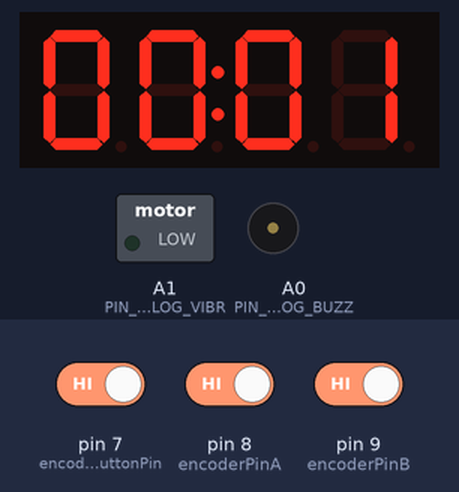
The sketch below on a simulated Arduino Nano, built with avr-gcc and run on an emulated ATmega328P. On the bench: 4-digit seven-segment display, switched loads named in the sketch (green lamp = pin HIGH), buzzer (waves = sounding, pin HIGH). Inputs (shaded band) come from the test bench; at power-on: pin 7 (encoderButtonPin) HIGH, pin 8 (encoderPinA) HIGH, pin 9 (encoderPinB) HIGH. What the sketch prints to the serial monitor is not drawn.

Above: at 1.2 s.
1.3 s: pin 7 (encoderButtonPin) driven LOW
At 1.7 s:
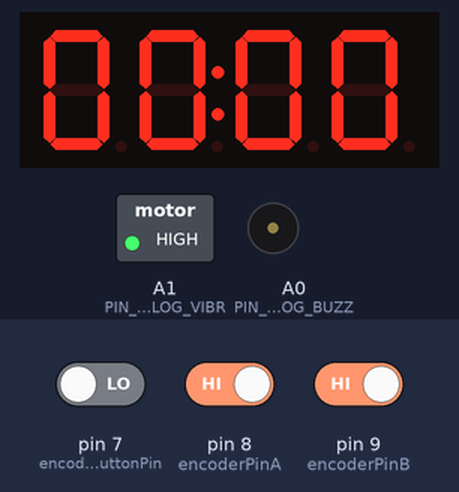
2.8 s: pin 7 (encoderButtonPin) driven HIGH
At 3.3 s:
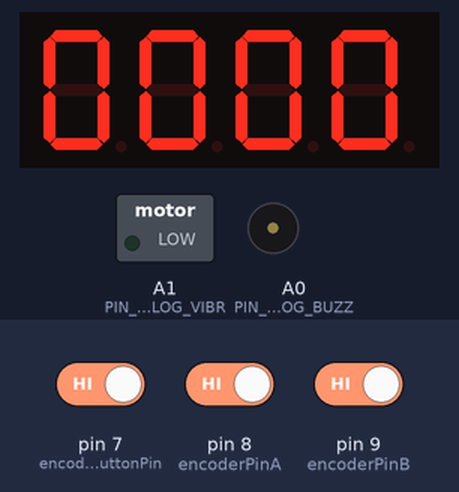
Timing chart, 0 to 5.8 s (numbered marks = the images above; inputs shaded):
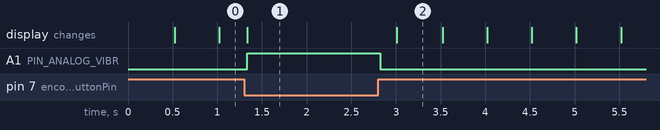

Measured:
- after the input at 1.3 s, A1 (PIN_ANALOG_VIBR): LOW → HIGH at once
- after the input at 2.8 s, A1 (PIN_ANALOG_VIBR): HIGH → LOW at once; the display: changes after 0.21 s (image 2)
- what the display in image 2 shows lasts 0.5 s, from 3.0 s to 3.5 s

The sketch:

timer.ino
```cpp
#include <TimerOne.h>
#include "TM1637.h"
#define ON 1
#define OFF 0

int8_t TimeDisp[] = {0x00, 0x00, 0x00, 0x00};
unsigned char ClockPoint = 1; // 双跳灯
unsigned char Update;
unsigned char halfsecond = 0;
unsigned char second = 0;
unsigned char minute = 0;
unsigned char hour = 0;

bool alertEnable = false;
unsigned char alertEnableCount = 0;

// 时钟引脚， Arduino Nano 只有 2，3 引脚支持 attachInterrupt
#define CLK 2
#define DIO 3
TM1637 tm1637(CLK, DIO);

const int buzzPinAnalog = A0;     // 蜂鸣器
const int vibratorPinAnalog = A1; // 震动模块

const int resetButtonPinAnalog = A2; // 重置开关按键

// 旋钮
// http://www.dfrobot.com.cn/goods-1421.html
const int encoderButtonPin = 7; // 旋钮开关
const int encoderPinA = 8;      //
const int encoderPinB = 9;      //

volatile int lastEncoded = 0;
volatile long encoderValue = 0;

long lastencoderValue = 0;

void setup()
{
  Serial.begin(9600);
  Serial.println("TIMER SETUP");

  pinMode(buzzPinAnalog, OUTPUT);     // 定义蜂鸣器引脚为输出引脚
  pinMode(vibratorPinAnalog, OUTPUT); // 定义震动模块引脚为输出引脚

  pinMode(encoderPinA, INPUT);
  pinMode(encoderPinB, INPUT);
  pinMode(encoderButtonPin, INPUT);

  digitalWrite(encoderPinA, HIGH); // turn pullup resistor on
  digitalWrite(encoderPinB, HIGH); // turn pullup resistor on

  // 时钟初始化，定义计时器中断服务程序
  tm1637.set();
  tm1637.init();
  Timer1.initialize(500000);         // timing for 500ms
  Timer1.attachInterrupt(TimingISR); // declare the interrupt serve routine:TimingISR
}

void loop()
{
  // int sensorValue = analogRead(resetButtonPinAnalog);
  // Serial.print("sensorValue ");
  // Serial.println(sensorValue);

  // if (sensorValue == 8)
  // {
  //   // TODO: 切换显示模式
  //   Serial.println("you sensor button down!!!");
  // }

  // 在 loop 函数中代替 attachInterrupt 来监听更新 Encoder
  UpdateEncoder();

  // 输出 encoder value
  // TODO: 用于设置时间或报警时长
  Serial.println(ReadEncoderValue());

  // 重置按钮按下时，数值归零
  if (IsEncoderButtonPushDown())
  {
    Serial.println("you push button down!!!");

    alertEnableCount = 0;

    ClockPoint = 1;
    halfsecond = 0;
    second = 0;
    minute = 0;
    hour = 0;
    Update = OFF;

    TimeUpdate();             // 更新时钟 TimeDisp
    tm1637.display(TimeDisp); // 更新数码管显示

    analogWrite(vibratorPinAnalog, 256); // 震动提示
    return;
  }
  else
  {
    Alert(false, false);
    analogWrite(vibratorPinAnalog, 0); // 震动提示
  }

  // 每分钟报警一次
  if (second == 59)
  {
    Alert(true, true);
    delay(50);
  }
  else
  {
    Alert(false, false);
  }

  if (Update == ON)
  {
    TimeUpdate();
    tm1637.display(TimeDisp);
  }
}

// TimingISR 计时器中断服务程序
void TimingISR()
{
  halfsecond++;
  Update = ON;
  if (halfsecond == 2)
  {
    second++;

    if (IsEncoderButtonPushDown())
    {
      alertEnableCount++;
      if (alertEnableCount == 5)
      {
        alertEnable = !alertEnable;
        alertEnableCount = 0;
      }
    }

    if (second == 60)
    {
      minute++;

      Serial.println("Another minute passed.");

      if (minute == 60)
      {
        hour++;
        if (hour == 24)
          hour = 0;
        minute = 0;
      }
      second = 0;
    }
    halfsecond = 0;
  }
  ClockPoint = (~ClockPoint) & 0x01;
}

// TimeUpdate 更新数码管显示时间
void TimeUpdate(void)
{
  tm1637.point(ClockPoint ? POINT_ON : POINT_OFF);

  // 时钟
  // TimeDisp[0] = hour / 10;
  // TimeDisp[1] = hour % 10;
  // TimeDisp[2] = minute / 10;
  // TimeDisp[3] = minute % 10;

  TimeDisp[0] = minute / 10;
  TimeDisp[1] = minute % 10;
  TimeDisp[2] = second / 10;
  TimeDisp[3] = second % 10;
  Update = OFF;
}

// UpdateEncoder 更新 360 度编码器开关数值
void UpdateEncoder()
{
  int MSB = digitalRead(encoderPinA); // MSB = most significant bit
  int LSB = digitalRead(encoderPinB); // LSB = least significant bit

  int encoded = (MSB << 1) | LSB;         // converting the 2 pin value to single number
  int sum = (lastEncoded << 2) | encoded; // adding it to the previous encoded value

  if (sum == 0b1101 || sum == 0b0100 || sum == 0b0010 || sum == 0b1011)
    encoderValue++;
  if (sum == 0b1110 || sum == 0b0111 || sum == 0b0001 || sum == 0b1000)
    encoderValue--;

  lastEncoded = encoded; // store this value for next time
}

// ReadEncoderValue 读取 360 度编码器数值
long ReadEncoderValue(void)
{
  return encoderValue / 4;
}

// IsEncoderButtonPushDown 360 度编码器开关是否按下
boolean IsEncoderButtonPushDown(void)
{
  if (!digitalRead(encoderButtonPin))
  {
    delay(5);
    if (!digitalRead(encoderButtonPin))
      return true;
  }
  return false;
}

// Alert 蜂鸣和震动
void Alert(boolean buzz, boolean vibrator)
{
  if (alertEnable)
  {
    analogWrite(buzzPinAnalog, buzz ? 256 : 0);
    analogWrite(vibratorPinAnalog, vibrator ? 256 : 0);
  }
}
```

Display.cpp
```cpp
#ifndef DISPLAY_CPP
#define DISPLAY_CPP

#include "Display.h"
#include "config.h"

Display::Display()
{
  tm1637 = new TM1637(PIN_DISP_CLK, PIN_DISP_DIO);
  tm1637->set();
  tm1637->init();
  fillTime(0, 0, false);
  clear();
  flush();
}

void Display::flush()
{
  tm1637->point(showPoint);
  tm1637->display(displayBuf);

  // TODO 测试是否有必要？
  // if (showPoint != preShowPoint || displayBuf[0] != preDisplayBuf[0] || displayBuf[1] != preDisplayBuf[1] || displayBuf[2] != preDisplayBuf[2] || displayBuf[3] != preDisplayBuf[3])
  // {
  //   preShowPoint = showPoint;
  //   preDisplayBuf[0] = displayBuf[0];
  //   preDisplayBuf[1] = displayBuf[1];
  //   preDisplayBuf[2] = displayBuf[2];
  //   preDisplayBuf[3] = displayBuf[3];

  //   tm1637->point(showPoint);
  //   tm1637->display(displayBuf);
  // }
}

void Display::fillTime(unsigned char leftValue, unsigned char rightValue, boolean sp)
{
  showPoint = sp;
  displayBuf[0] = leftValue / 10;
  displayBuf[1] = leftValue % 10;
  displayBuf[2] = rightValue / 10;
  displayBuf[3] = rightValue % 10;
}

void Display::clear()
{
  tm1637->point(false);
  clearLeft();
  clearRight();
}

void Display::clearLeft()
{
  displayBuf[0] = 0x7f;
  displayBuf[1] = 0x7f;
}

void Display::clearRight()
{
  displayBuf[2] = 0x7f;
  displayBuf[3] = 0x7f;
}

#endif
```

Display.h
```cpp
#ifndef DISPLAY_H
#define DISPLAY_H

#include "TM1637.h"

class Display
{
public:
  Display();
  void flush();                                                                 // 调用该函数才会将缓存中的数据显示到显示器
  void fillTime(unsigned char leftValue, unsigned char rightValue, boolean sp); // 写时间信息到缓存
  void clear();                                                                 // 清空所有数据
  void clearLeft();                                                             // 清空左侧数据
  void clearRight();                                                            // 清空右侧数据

private:
  TM1637 *tm1637;
  int8_t displayBuf[4];
  boolean showPoint;

  int8_t preDisplayBuf[4];
  boolean preShowPoint;
};

#endif
```

Output.cpp
```cpp
#ifndef OUTPUT_CPP
#define OUTPUT_CPP

#include "Output.h"
#include "config.h"

// 注意：震动时间粒度要比较短，这里的时间通过 LOOP_DELAY 来估算

volatile uint32_t vibrRemainMS = 0;
volatile uint32_t buzzRemainMS = 0;

volatile int vibrLevel = 0; // 震动力度 0~255
volatile int buzzLevel = 0; // 蜂鸣响度 0~255

volatile int preVibrLevel = 0;
volatile int preBuzzLevel = 0;

// 初始化输出硬件
void initOutput()
{
  pinMode(PIN_ANALOG_VIBR, OUTPUT);
  pinMode(PIN_ANALOG_BUZZ, OUTPUT);
}

// 优化的输出，和之前相同则不输出
void optimizeAnalogWrite(uint8_t pin, int level, int preLevel)
{
  if (level ^ preLevel)
  {
    analogWrite(pin, level);
    Serial.println("[OUTPUT] write");
  }
}

// 输出循环
void loopOutout()
{
  if (vibrRemainMS > 0)
  {
    vibrRemainMS -= LOOP_DELAY;
  }
  else
  {
    vibrLevel = 0;
  }

  if (buzzRemainMS > 0)
  {
    buzzRemainMS -= LOOP_DELAY;
  }
  else
  {
    buzzLevel = 0;
  }

  optimizeAnalogWrite(PIN_ANALOG_VIBR, vibrLevel, preVibrLevel);
  preVibrLevel = vibrLevel;
  optimizeAnalogWrite(PIN_ANALOG_BUZZ, buzzLevel, preBuzzLevel);
  preBuzzLevel = buzzLevel;
}

// 触发振动器震动，指定震动时间
void triggerVibration(uint32_t ms, int level)
{
  vibrRemainMS = ms;
  vibrLevel = level;
}

// 触发蜂鸣器鸣叫，指定蜂鸣时间
void triggerBuzzer(uint32_t ms, int level)
{
  buzzRemainMS = ms;
  buzzLevel = level;
}

#endif
```

Output.h
```cpp
#ifndef OUTPUT_H
#define OUTPUT_H

#include "Arduino.h"

// 输出：蜂鸣器 + 震动器

// 初始化输出硬件
void initOutput();
// 输出循环
void loopOutout();

// 触发振动器震动，指定震动时间
void triggerVibration(uint32_t ms, int level);
// 触发蜂鸣器鸣叫，指定蜂鸣时间
void triggerBuzzer(uint32_t ms, int level);

#endif
```

config.h
```cpp
#ifndef CONFIG_H
#define CONFIG_H

// 显示屏口定义
#define PIN_DISP_CLK 2
#define PIN_DISP_DIO 3

// 旋钮按钮接口定义
#define PIN_ENCODER_BTN 7 // 旋钮按钮
#define PIN_ENCODER_A 8
#define PIN_ENCODER_B 9

#define LOOP_DELAY 10                 // 主循环间隔，默认 loop = 10ms
#define DOUBLE_CLICK_TIME_GAP 500     // 按钮双击最大间隔时间，默认 1000ms
#define HOLD_BTN_TIME 2000            // 长按动作最小时长定义，默认 2000ms
#define DEFAULT_COUNT_DOWN_SECONDS 90 // 默认倒计时，秒

#define HOLD_NO_BLINK_LOOP_COUNT 100 // 设置模式下，触发修改后暂停闪烁的时长（单位：循环周期数）

#define PIN_ANALOG_BUZZ A0 // 蜂鸣器
#define PIN_ANALOG_VIBR A1 // 震动器

#endif
```
